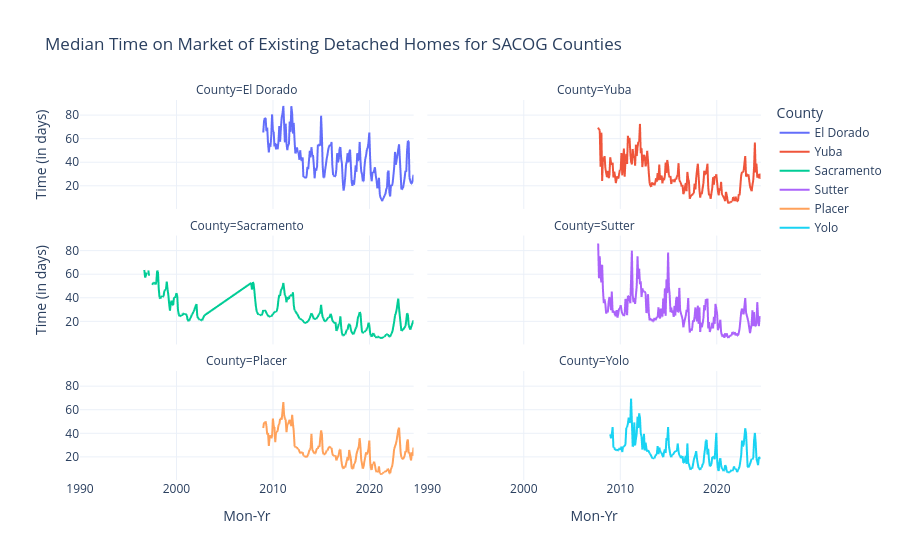

The notebook cell this image was saved under:
### Code cell
# # Market time plot sacog

# fig = px.line(sacog_merged, x='Mon-Yr', y='Market Time', color='County', facet_col='County', template='plotly_white',
#                facet_col_wrap=2, title='Median Time on Market of Existing Detached Homes for SACOG Counties',
#                  labels={
#                      "Market Time": "Time (in days)"
#                  })

# fig.update_layout(yaxis_title = None)

# fig.show()

### Figure 1 — Plotly figure (JSON) as saved in the notebook; plotly's stock layout.template omitted (floating-point values rounded to 4 significant figures; data arrays with more than 128 entries replaced by an {"elided": "..."} marker saying what was removed)
{"data": [{"hovertemplate": "County=El Dorado<br>Mon-Yr=%{x}<br>Time (in days)=%{y}<extra></extra>", "legendgroup": "El Dorado", "line": {"color": "#636efa", "dash": "solid"}, "marker": {"symbol": "circle"}, "mode": "lines", "name": "El Dorado", "showlegend": true, "type": "scattergl", "x": {"elided": "354 str values"}, "xaxis": "x5", "y": {"elided": "354 float values"}, "yaxis": "y5"}, {"hovertemplate": "County=Yuba<br>Mon-Yr=%{x}<br>Time (in days)=%{y}<extra></extra>", "legendgroup": "Yuba", "line": {"color": "#EF553B", "dash": "solid"}, "marker": {"symbol": "circle"}, "mode": "lines", "name": "Yuba", "showlegend": true, "type": "scattergl", "x": {"elided": "354 str values"}, "xaxis": "x6", "y": {"elided": "354 float values"}, "yaxis": "y6"}, {"hovertemplate": "County=Sacramento<br>Mon-Yr=%{x}<br>Time (in days)=%{y}<extra></extra>", "legendgroup": "Sacramento", "line": {"color": "#00cc96", "dash": "solid"}, "marker": {"symbol": "circle"}, "mode": "lines", "name": "Sacramento", "showlegend": true, "type": "scattergl", "x": {"elided": "354 str values"}, "xaxis": "x3", "y": {"elided": "354 mixed values"}, "yaxis": "y3"}, {"hovertemplate": "County=Sutter<br>Mon-Yr=%{x}<br>Time (in days)=%{y}<extra></extra>", "legendgroup": "Sutter", "line": {"color": "#ab63fa", "dash": "solid"}, "marker": {"symbol": "circle"}, "mode": "lines", "name": "Sutter", "showlegend": true, "type": "scattergl", "x": {"elided": "354 str values"}, "xaxis": "x4", "y": {"elided": "354 float values"}, "yaxis": "y4"}, {"hovertemplate": "County=Placer<br>Mon-Yr=%{x}<br>Time (in days)=%{y}<extra></extra>", "legendgroup": "Placer", "line": {"color": "#FFA15A", "dash": "solid"}, "marker": {"symbol": "circle"}, "mode": "lines", "name": "Placer", "showlegend": true, "type": "scattergl", "x": {"elided": "354 str values"}, "xaxis": "x", "y": {"elided": "354 float values"}, "yaxis": "y"}, {"hovertemplate": "County=Yolo<br>Mon-Yr=%{x}<br>Time (in days)=%{y}<extra></extra>", "legendgroup": "Yolo", "line": {"color": "#19d3f3", "dash": "solid"}, "marker": {"symbol": "circle"}, "mode": "lines", "name": "Yolo", "showlegend": true, "type": "scattergl", "x": {"elided": "354 str values"}, "xaxis": "x2", "y": {"elided": "354 float values"}, "yaxis": "y2"}], "layout": {"annotations": [{"font": {}, "showarrow": false, "text": "County=Placer", "x": 0.245, "xanchor": "center", "xref": "paper", "y": 0.2867, "yanchor": "bottom", "yref": "paper"}, {"font": {}, "showarrow": false, "text": "County=Yolo", "x": 0.755, "xanchor": "center", "xref": "paper", "y": 0.2867, "yanchor": "bottom", "yref": "paper"}, {"font": {}, "showarrow": false, "text": "County=Sacramento", "x": 0.245, "xanchor": "center", "xref": "paper", "y": 0.6433, "yanchor": "bottom", "yref": "paper"}, {"font": {}, "showarrow": false, "text": "County=Sutter", "x": 0.755, "xanchor": "center", "xref": "paper", "y": 0.6433, "yanchor": "bottom", "yref": "paper"}, {"font": {}, "showarrow": false, "text": "County=El Dorado", "x": 0.245, "xanchor": "center", "xref": "paper", "y": 1.0, "yanchor": "bottom", "yref": "paper"}, {"font": {}, "showarrow": false, "text": "County=Yuba", "x": 0.755, "xanchor": "center", "xref": "paper", "y": 1.0, "yanchor": "bottom", "yref": "paper"}], "legend": {"title": {"text": "County"}, "tracegroupgap": 0}, "title": {"text": "Median Time on Market of Existing Detached Homes for SACOG Counties"}, "xaxis": {"anchor": "y", "domain": [0, 0.49], "title": {"text": "Mon-Yr"}}, "xaxis2": {"anchor": "y2", "domain": [0.51, 1], "matches": "x", "title": {"text": "Mon-Yr"}}, "xaxis3": {"anchor": "y3", "domain": [0, 0.49], "matches": "x", "showticklabels": false}, "xaxis4": {"anchor": "y4", "domain": [0.51, 1], "matches": "x", "showticklabels": false}, "xaxis5": {"anchor": "y5", "domain": [0, 0.49], "matches": "x", "showticklabels": false}, "xaxis6": {"anchor": "y6", "domain": [0.51, 1], "matches": "x", "showticklabels": false}, "yaxis": {"anchor": "x", "domain": [0, 0.2867], "title": {}}, "yaxis2": {"anchor": "x2", "domain": [0, 0.2867], "matches": "y", "showticklabels": false}, "yaxis3": {"anchor": "x3", "domain": [0.3567, 0.6433], "matches": "y", "title": {"text": "Time (in days)"}}, "yaxis4": {"anchor": "x4", "domain": [0.3567, 0.6433], "matches": "y", "showticklabels": false}, "yaxis5": {"anchor": "x5", "domain": [0.7133, 1.0], "matches": "y", "title": {"text": "Time (in days)"}}, "yaxis6": {"anchor": "x6", "domain": [0.7133, 1.0], "matches": "y", "showticklabels": false}}}
